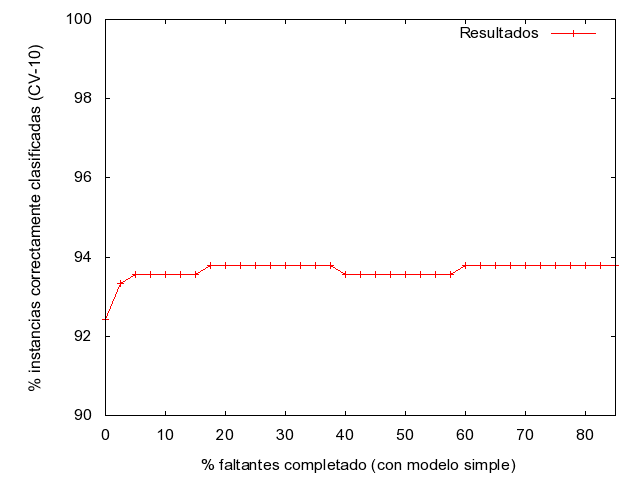

Recreate this plot in gnuplot.
set xrange [0:85]
set yrange [90:100]
set xlabel "% faltantes completado (con modelo simple)"
set ylabel "% instancias correctamente clasificadas (CV-10)"
set terminal png
set output "C:\\dump\\ejercicio2\\graficos\\modelo\\IBK\\IBK_porcentajes.png"
plot  "C:\\dump\\ejercicio2\\tablas\\modelo\\IBK_porcentajes.txt" using 1:2 title 'Resultados' with linespoints
